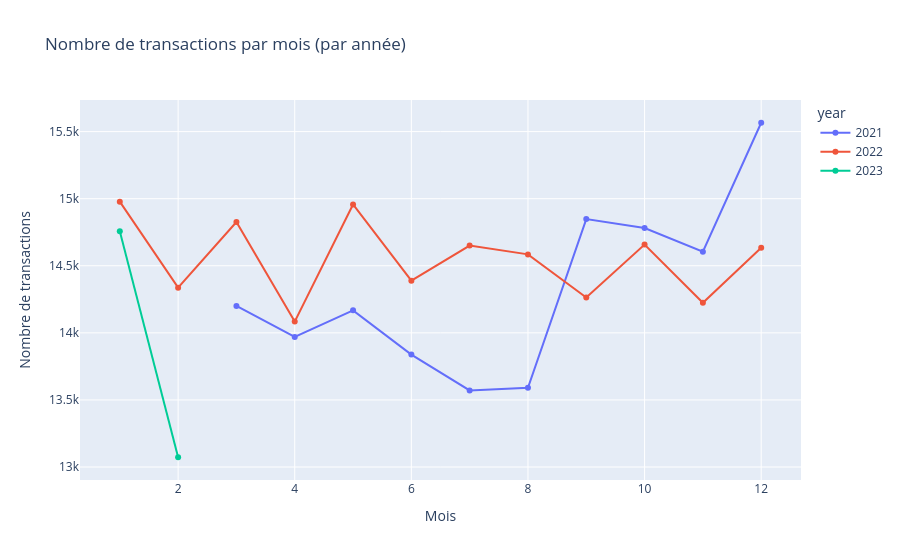

Write notebook code for a chart like this one.
### Markdown cell above
Le nombre de clients uniques varie selon les années, avec un pic marqué en 2021 autour du mois d’octobre. 
L’année 2022 est plus stable mais légèrement inférieure en volume.
En 2023, le mois de février montre une baisse, suggérant un début d’année moins dynamique en termes d’acquisition ou de fidélisation.

### Code cell
#Nombre de transactions par mois
transactions_mois = (df_sales.groupby(["year", "month"])["session_id"].nunique().reset_index())

transactions_mois.rename(columns={"session_id": "nb_transactions"}, inplace=True)

#Graphique du nombre de transactions par mois
fig = px.line(
    transactions_mois,
    x="month",
    y="nb_transactions",
    color="year",
    markers=True,
    title="Nombre de transactions par mois (par année)"
)

fig.update_traces(hovertemplate="Année: %{fullData.name}<br>Mois: %{x}<br>Transactions: %{y}")

fig.update_layout(xaxis_title="Mois",yaxis_title="Nombre de transactions")

fig.show()

### Figure 1 — Plotly figure (JSON) as saved in the notebook; plotly's stock layout.template omitted (floating-point values rounded to 4 significant figures)
{"data": [{"hovertemplate": "Année: %{fullData.name}<br>Mois: %{x}<br>Transactions: %{y}", "legendgroup": "2021", "line": {"color": "#636efa", "dash": "solid"}, "marker": {"symbol": "circle"}, "mode": "lines+markers", "name": "2021", "orientation": "v", "showlegend": true, "type": "scatter", "x": [3, 4, 5, 6, 7, 8, 9, 10, 11, 12], "xaxis": "x", "y": [14201, 13970, 14168, 13838, 13571, 13591, 14848, 14781, 14605, 15566], "yaxis": "y"}, {"hovertemplate": "Année: %{fullData.name}<br>Mois: %{x}<br>Transactions: %{y}", "legendgroup": "2022", "line": {"color": "#EF553B", "dash": "solid"}, "marker": {"symbol": "circle"}, "mode": "lines+markers", "name": "2022", "orientation": "v", "showlegend": true, "type": "scatter", "x": [1, 2, 3, 4, 5, 6, 7, 8, 9, 10, 11, 12], "xaxis": "x", "y": [14978, 14337, 14826, 14084, 14957, 14389, 14651, 14585, 14263, 14658, 14224, 14634], "yaxis": "y"}, {"hovertemplate": "Année: %{fullData.name}<br>Mois: %{x}<br>Transactions: %{y}", "legendgroup": "2023", "line": {"color": "#00cc96", "dash": "solid"}, "marker": {"symbol": "circle"}, "mode": "lines+markers", "name": "2023", "orientation": "v", "showlegend": true, "type": "scatter", "x": [1, 2], "xaxis": "x", "y": [14758, 13073], "yaxis": "y"}], "layout": {"legend": {"title": {"text": "year"}, "tracegroupgap": 0}, "title": {"text": "Nombre de transactions par mois (par année)"}, "xaxis": {"anchor": "y", "domain": [0.0, 1.0], "title": {"text": "Mois"}}, "yaxis": {"anchor": "x", "domain": [0.0, 1.0], "title": {"text": "Nombre de transactions"}}}}
